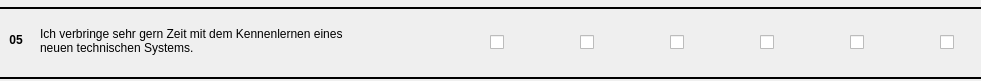
   <widget class="QWidget" name="item5" native="true">
    <property name="geometry">
     <rect>
      <x>0</x>
      <y>540</y>
      <width>981</width>
      <height>81</height>
     </rect>
    </property>
    <widget class="QLabel" name="label_25">
     <property name="geometry">
      <rect>
       <x>40</x>
       <y>0</y>
       <width>491</width>
       <height>81</height>
      </rect>
     </property>
     <property name="text">
      <string>Ich verbringe sehr gern Zeit mit dem Kennenlernen eines
neuen technischen Systems.</string>
     </property>
    </widget>
    <widget class="QLabel" name="label_26">
     <property name="geometry">
      <rect>
       <x>6</x>
       <y>30</y>
       <width>20</width>
       <height>20</height>
      </rect>
     </property>
     <property name="font">
      <font>
       <weight>75</weight>
       <bold>true</bold>
      </font>
     </property>
     <property name="text">
      <string>05</string>
     </property>
     <property name="alignment">
      <set>Qt::AlignCenter</set>
     </property>
    </widget>
    <widget class="QCheckBox" name="i5cb1">
     <property name="geometry">
      <rect>
       <x>490</x>
       <y>30</y>
       <width>21</width>
       <height>24</height>
      </rect>
     </property>
     <property name="text">
      <string/>
     </property>
    </widget>
    <widget class="QCheckBox" name="i5cb2">
     <property name="geometry">
      <rect>
       <x>580</x>
       <y>30</y>
       <width>21</width>
       <height>24</height>
      </rect>
     </property>
     <property name="text">
      <string/>
     </property>
    </widget>
    <widget class="QCheckBox" name="i5cb3">
     <property name="geometry">
      <rect>
       <x>670</x>
       <y>30</y>
       <width>21</width>
       <height>24</height>
      </rect>
     </property>
     <property name="text">
      <string/>
     </property>
    </widget>
    <widget class="QCheckBox" name="i5cb4">
     <property name="geometry">
      <rect>
       <x>760</x>
       <y>30</y>
       <width>21</width>
       <height>24</height>
      </rect>
     </property>
     <property name="text">
      <string/>
     </property>
    </widget>
    <widget class="QCheckBox" name="i5cb5">
     <property name="geometry">
      <rect>
       <x>850</x>
       <y>30</y>
       <width>21</width>
       <height>24</height>
      </rect>
     </property>
     <property name="text">
      <string/>
     </property>
    </widget>
    <widget class="QCheckBox" name="i5cb6">
     <property name="geometry">
      <rect>
       <x>940</x>
       <y>30</y>
       <width>21</width>
       <height>24</height>
      </rect>
     </property>
     <property name="text">
      <string/>
     </property>
    </widget>
    <widget class="Line" name="line_15">
     <property name="geometry">
      <rect>
       <x>0</x>
       <y>0</y>
       <width>981</width>
       <height>16</height>
      </rect>
     </property>
     <property name="frameShadow">
      <enum>QFrame::Plain</enum>
     </property>
     <property name="lineWidth">
      <number>2</number>
     </property>
     <property name="orientation">
      <enum>Qt::Horizontal</enum>
     </property>
    </widget>
    <widget class="Line" name="line_16">
     <property name="geometry">
      <rect>
       <x>0</x>
       <y>70</y>
       <width>981</width>
       <height>16</height>
      </rect>
     </property>
     <property name="frameShadow">
      <enum>QFrame::Plain</enum>
     </property>
     <property name="lineWidth">
      <number>2</number>
     </property>
     <property name="orientation">
      <enum>Qt::Horizontal</enum>
     </property>
    </widget>
   </widget>
